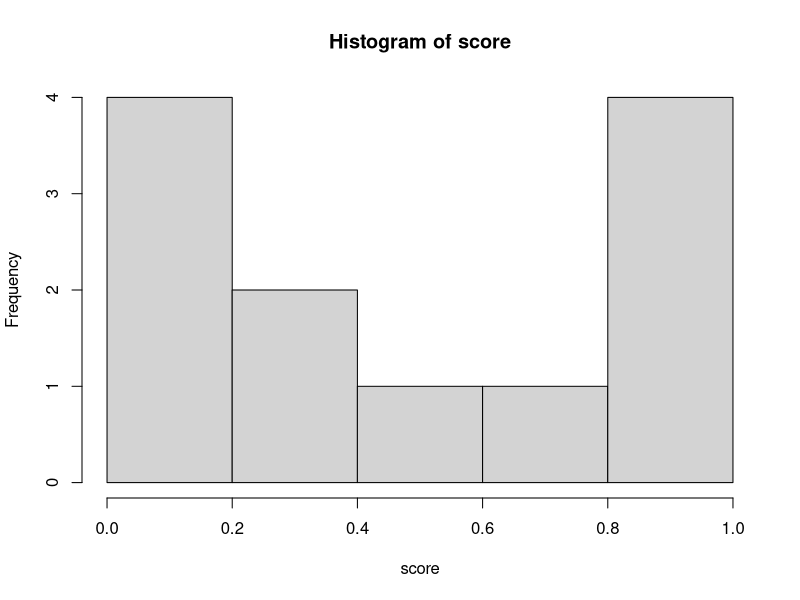
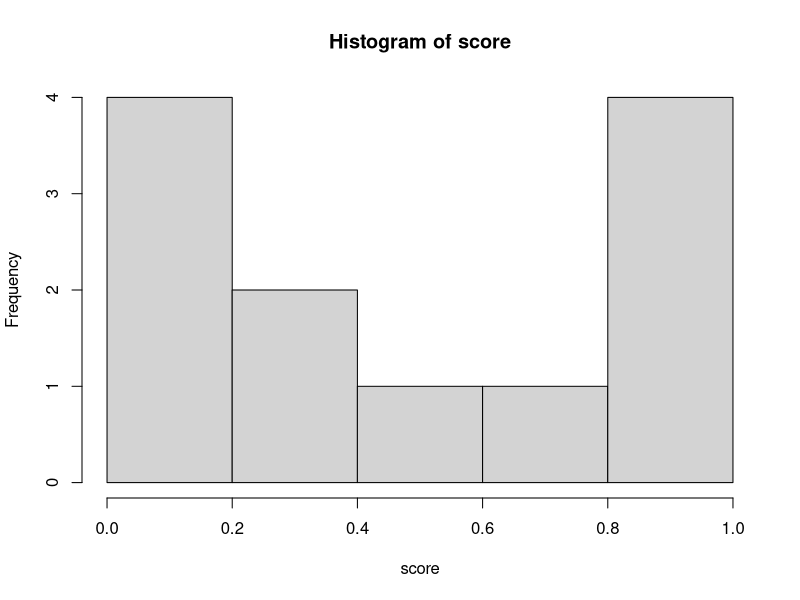

The R source for these figures, in order: (Note: this script raises an error after producing the figures.)
## ---- chunk 1
knitr::opts_chunk$set(echo = TRUE)
## ---- chunk 2

library(data.table)
set.seed(60637)
DF <- data.frame(id     = 1:12,
                 prog   = rep(c("A", "B", "None"), each = 4),
                 sch    = rep(c("North", "South"), times = 6),
                 gender = sample(c("M", "F"), 12, replace = TRUE),
                 score  = runif(12))
DT <- data.table(DF, key = "id,prog,sch,gender")
DF
DT
## ---- chunk 3
DT[3:5,]
## ---- chunk 4
DT[3:5]
## ---- chunk 5
DT[sch == "North"]
## ---- chunk 6
DT[prog %in% c("A", "B")]
## ---- chunk 7
DT[, "sch"]

## ---- chunk 8
DT[1:5, sch]
## ---- chunk 9
DT[1:5, get("sch")]
## ---- chunk 10
DT[1:5, "sch", with = FALSE]

mycols <- c("prog", "sch")
DT[1:5, mycols, with = FALSE]

## ---- chunk 11
newDF <- data.frame(x = 1:10, y = 1:10 + rnorm(10))
cor(newDF[, "x"], newDF[, "y"])
with(newDF, cor(x,y))

## ---- chunk 12
DT[1:3, list(id, sch)]
## ---- chunk 13
DT[1:3, .(id, sch)]
## ---- chunk 14
class(DF)
typeof(DF)
lapply(DF, function(x) class(x))
## ---- chunk 15
DT[, mean(score)]
## ---- chunk 16
DT[, .(mean(score), sum(score))]
## ---- chunk 17

DT[, .(mean_score = mean(score), sum_score = sum(score))]
## ---- chunk 18
DT[1:3, .(id, score, mean_score = mean(score))]
## ---- chunk 19
DT[, hist(score)$histogram]
## ---- chunk 20
DT[, {print(score)
      hist(score)$histogram
      }]
## ---- chunk 21
DT[, .(mean_score = mean(score)), by = "prog"]
## ---- chunk 22
DT[, .(mean_score = mean(score)), by = prog]
## ---- chunk 23
#DT[, .(mean_score = mean(score)), by = "prog, sch"]
DT[, .(mean_score = mean(score)), by = "prog,sch"]
## ---- chunk 24
DT[, .(mean_score = mean(score)), by = .(prog,sch)]
## ---- chunk 25
myBys <- c("prog", "sch")
DT[, .(mean_score = mean(score)), by = myBys]
## ---- chunk 26
DT[, .(mean_score = mean(score)), by = .(inAnyProg = prog %in% c("A", "B"))]
## ---- chunk 27
DT[sch == "North", .(mean_score = mean(score)), by = "gender"]
## ---- chunk 28
DT[, .(count = .N, index = .I, groupnum = .GRP), by = prog]
## ---- chunk 29
n <- 100
scores <- data.frame(cat = sample(LETTERS[1:3], n, replace = TRUE),
                     score1 = runif(n),
                     score2 = rnorm(n),
                     score3 = rlogis(n))
dtScores <- data.table(scores)
dtScores[,lapply(.SD, mean), by = "cat"]
## ---- chunk 30
dtScores[,lapply(.SD, mean), by = "cat", .SDcols = c("score2","score3")]
## ---- chunk 31
dtScores[,c(.(newCatName = paste("Category", cat)),
            lapply(.SD, mean)),
            by = "cat", .SDcols = c("score2","score3")]
## ---- chunk 32
scoreCols <- c("score1", "score2","score3")
dtScores[, lapply(.SD, max), .SDcols = scoreCols]
## ---- chunk 33
max_apply <- apply(dtScores[, scoreCols, with = FALSE], 1, max)
head(max_apply)
class(max_apply)
## ---- chunk 34
max_do.call <- dtScores[, .(do.call(what = pmax, args = .SD)), .SDcols = scoreCols]
head(max_do.call)
class(max_do.call)
## ---- chunk 35
DT[, .(mean_score  = mean(score)), by = prog]
DT[,   mean_score := mean(score),  by = prog]
DT
## ---- chunk 36
DT[, c("A", "B") := .(runif(nrow(DT)), letters[1:nrow(DT)])]
DT
## ---- chunk 37
DT[, "mean_score" := NULL]
DT[, c("A", "B") := NULL]
DT
## ---- chunk 38
DT <- within(DT, {
  temp <- runif(nrow(DT))
  # calculations using temp
  rm(temp)
})
## ---- chunk 39
scoreCols <- paste0("score", 1:3)
scoreCols

dtScores[, paste0(scoreCols, "_std"):=lapply(.SD, scale), .SDcols = scoreCols]
head(dtScores)

dtScores[, lapply(.SD, mean), .SDcols = paste0(scoreCols, "_std")]
## ---- chunk 40
# A fully spelled-out sequential process
temp <- DT[, score_mean := mean(score), by = prog]
temp[score_mean>0.4]

# Done by chaining
DT[, score_mean := mean(score), by = prog][score_mean>0.4]
## ---- chunk 41
DT[, {
  gender_long <- ifelse(gender == "F", "Female", "Male")
  score_0to100 <- round(score * 100, 0)
  .(id = id, prog = prog, gender = gender_long, score = score_0to100)
     }]
## ---- chunk 42
class(DT)
## ---- chunk 43
DT$plusfive <- DT$score + 5
DT <- within(DT, {
    someProg <- ifelse(prog == "None", "Nope", "Yep")    
    fSomeProg <- factor(someProg)
})
subset(DT, id >= 6)
str(DT)
## ---- chunk 44
DT <- within(DT, {
    male <- FALSE
    male[gender == "M"] <- TRUE
})
cbind(DT, DT$gender == "M")
## ---- chunk 45
DT$male <- FALSE
DT[gender == "M", male := TRUE]
DT[, .(gender, male)]
## ---- chunk 46
M = matrix(1, nrow=100000, ncol=100)
DF = as.data.frame(M)
DT = as.data.table(M)
system.time(for (i in 1:1000) DF[i, 1L] <- i)
system.time(for (i in 1:1000) DT[i, V1:=i])
system.time(for (i in 1:1000) M[i, 1L] <- i)
system.time(for (i in 1:1000) set(DT, i, 1L, i))
## ---- chunk 47
n <- 1e7
dfBig <- data.frame(cat = sample(LETTERS[1:4], n, replace = TRUE), x = rnorm(n))
dtBig <- data.table(dfBig)
dtBigKey <- data.table(dfBig, key = "cat")
## ---- chunk 48
library(plyr)
system.time(mean_agg <- aggregate(x ~ cat, data = dfBig, mean))
system.time(mean_ply <- ddply(dfBig, .(cat), summarize, x_mean = mean(x)))
system.time(mean_dt  <- dtBig[, mean(x), by = "cat"])
system.time(mean_key <- dtBigKey[, mean(x), by = "cat"])
## ---- chunk 49
library(magrittr)
merge(mean_agg, mean_ply, by = "cat") %>% merge(mean_dt, by = "cat") %>% merge(mean_key, by = "cat")
